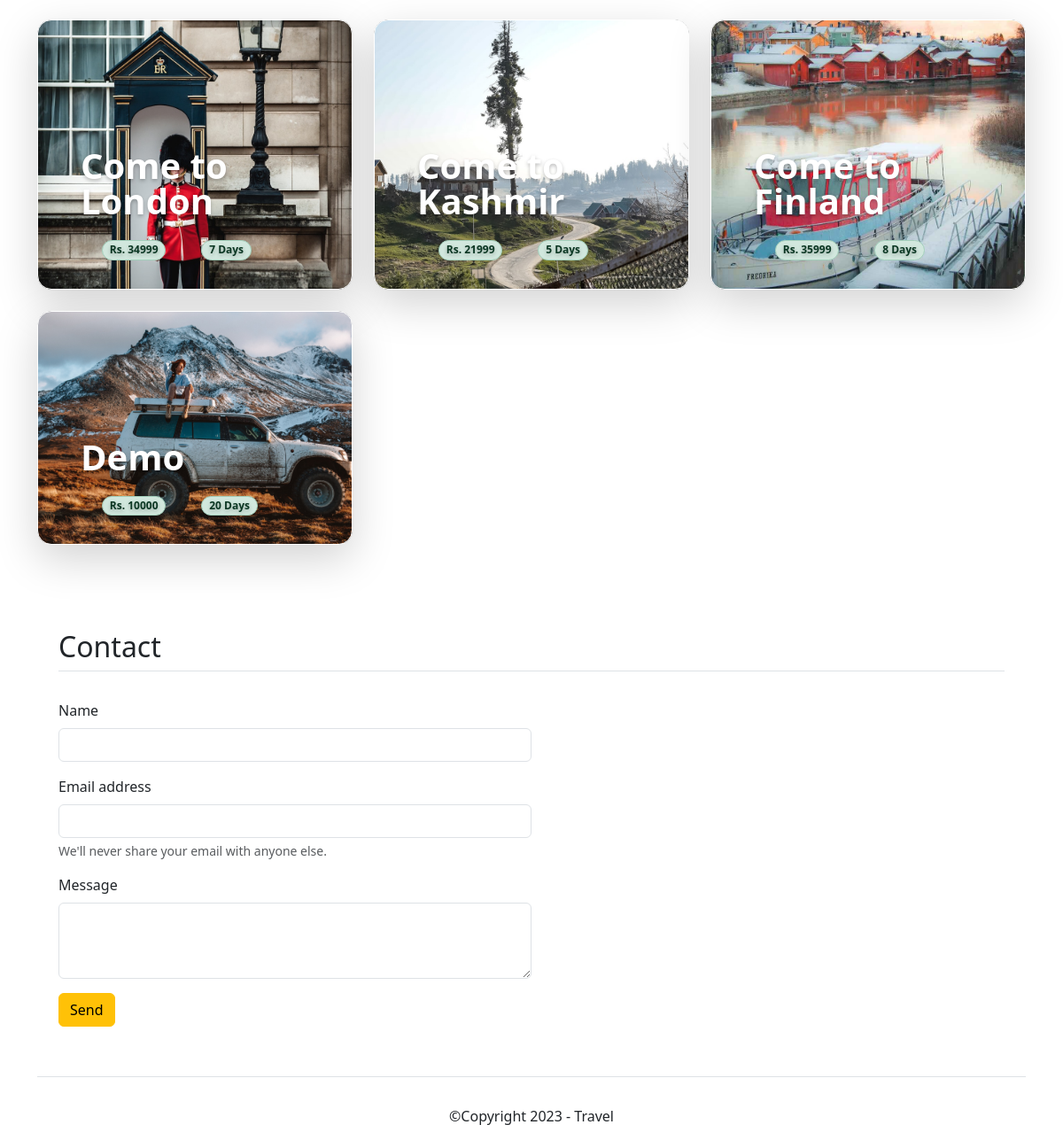
Before: / (lower part) with the older database file.
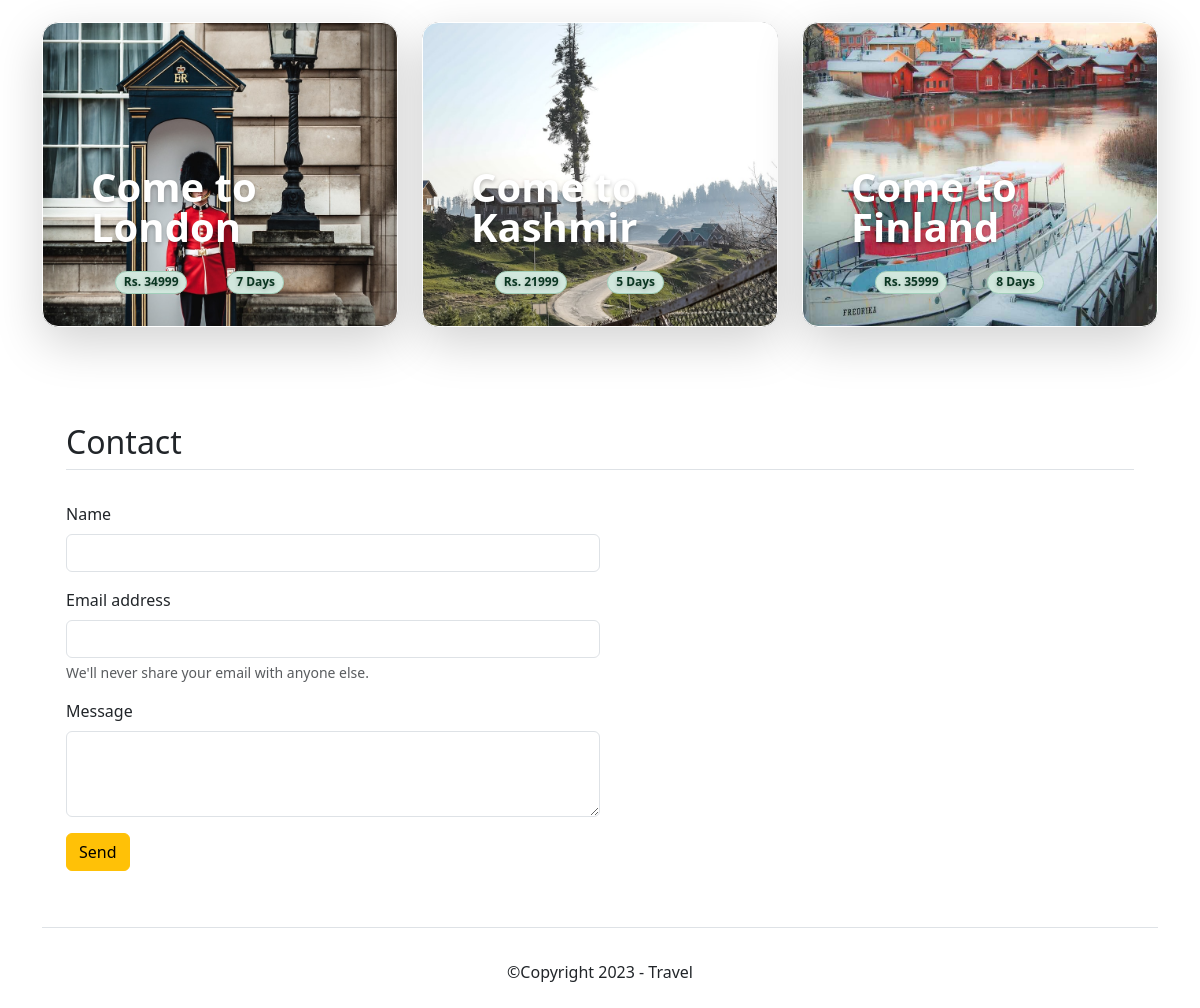
After: the same page with the newer database file.
### home/models.py (models this page shows, shortened)
class Packages(models.Model):
    slug = models.SlugField()
    image = models.ImageField()
    title = models.CharField(max_length=255)
    subtitle = models.CharField(max_length=255)
    package_details_subtitle = models.CharField(max_length=255)
    package_details = models.CharField(max_length=500)
    days = models.IntegerField()
    price = models.IntegerField()

### home/views.py (the view)
# urls.py: path('', views.home),
def home(request):
    if request.method == 'POST':
        name = request.POST['name']
        email = request.POST['email']
        message = request.POST['message']
        contact = Contact(name=name, email=email, message=message)
        contact.save()
    packages = Packages.objects.all()
    context = {'packages':packages}
    return render(request, 'index.html', context)

### home/templates/index.html (shortened to what this page needs)
{% load static %}
{% include 'header.html' %}
        <class="container px-4 py-5" id="custom-cards">
          <div class="row row-cols-1 row-cols-lg-3 align-items-stretch g-4 py-5 overlay">
            {% for i in packages %}
            <div class="col">
              <a href="package/{{i.slug}}"><div class="card card-cover h-100 overflow-hidden text-bg-dark rounded-4 shadow-lg" style="background-image: url('static/assets/{{i.image.url}}');">
                <div class="d-flex flex-column h-100 p-5 pb-3 text-white text-shadow-1">
                  <h3 class="pt-5 mt-5 mb-4 display-6 lh-1 fw-bold">{{i.title}}</h3>
                  <ul class="d-flex list-unstyled mt-auto">
                    <li class="d-flex align-items-center me-3">
                      <svg class="bi me-2" width="1em" height="1em"><use xlink:href="#geo-fill"/></svg>
                      <small class="badge bg-success-subtle border border-success-subtle text-success-emphasis rounded-pill">Rs. {{i.price}}</small>
                    </li>
                    <li class="d-flex align-items-center">
                      <svg class="bi me-2" width="1em" height="1em"><use xlink:href="#calendar3"/></svg>
                      <small class="badge bg-success-subtle border border-success-subtle text-success-emphasis rounded-pill">{{i.days}} Days</small>
                    </li>
                  </ul>
                </div>
              </div></a>
              </div>
              {% endfor %}
              </div>
        <div class="container px-4 py-5">
        <h2 class="pb-2 border-bottom">Contact</h2>
<br>
      <div class="col-6">
        <form method="post">
          <div class="mb-3">
            <label for="exampleInputEmail1" class="form-label">Name</label>
            <input type="text" class="form-control" name="name">
          </div>
          <div class="mb-3">
            <label for="exampleInputEmail1" class="form-label">Email address</label>
            <input type="email" class="form-control"  name="email">
            <div id="emailHelp" class="form-text">We'll never share your email with anyone else.</div>
          </div>
          <div class="mb-3">
            <label for="exampleFormControlTextarea1" class="form-label">Message</label>
            <textarea class="form-control"  rows="3" name="message"></textarea>
          </div>
          <button class="btn btn-warning btn-md" type="submit">Send</button>
        </form>
      </div>
    </div>
      {% include 'footer.html' %}

Changed rows visible on the page:
removed Packages: image (picture), title "Demo", price "10000", days "20"
